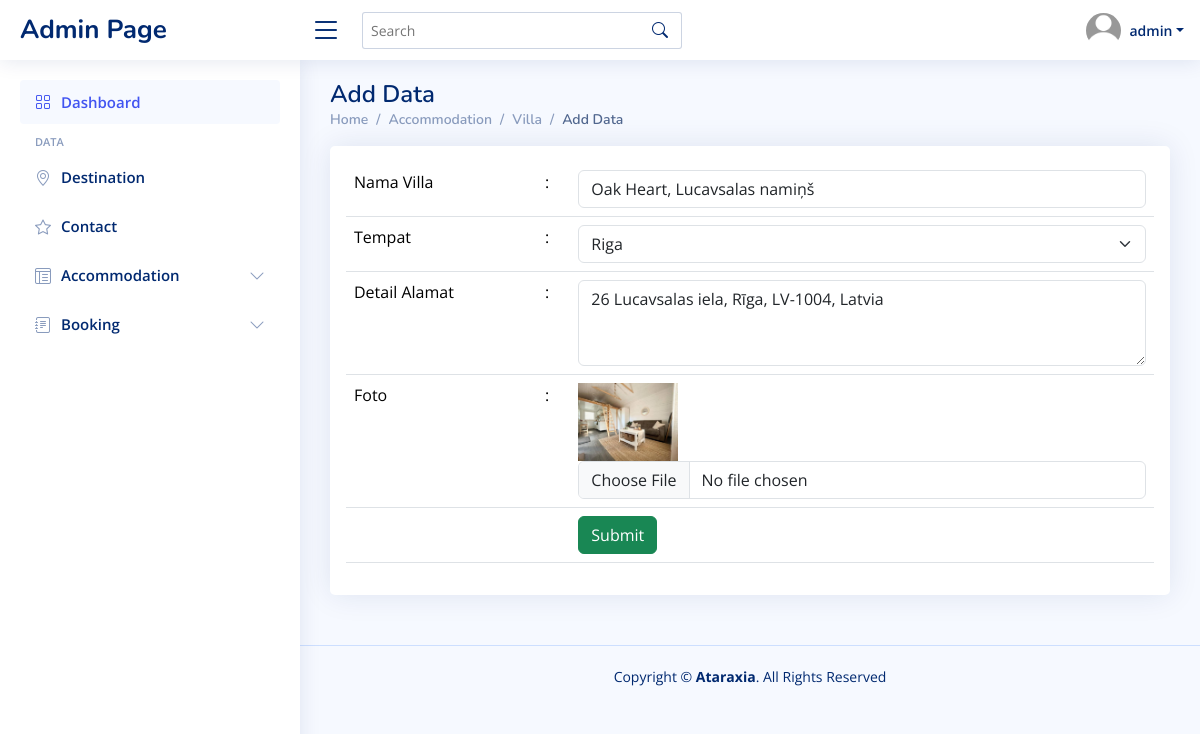
Page /admin-page/admin.php?page=villa/villa-ubah&id=1 (signed in) on the committed database.
### tables this page shows
CREATE TABLE `villa` (
  `id_villa` int(11) NOT NULL,
  `nama_villa` varchar(255) DEFAULT NULL,
  `id_destinasi` int(11) DEFAULT NULL,
  `detail_alamat` text DEFAULT NULL,
  `foto_villa` varchar(255) DEFAULT NULL
);

CREATE TABLE `destination` (
  `id_destinasi` int(11) NOT NULL,
  `kode_bandara` varchar(255) DEFAULT NULL,
  `destinasi` varchar(255) DEFAULT NULL,
  `negara` varchar(255) DEFAULT NULL,
  `benua` enum('Africa','America','Australia','Asia','Europe') DEFAULT NULL,
  `deskripsi` text DEFAULT NULL,
  `foto` varchar(255) DEFAULT NULL
);

### admin-page/villa/villa-ubah.php (the view, shortened to what this page needs)
<?php
$id = $_GET['id'];
$query = mysqli_query($koneksi, "SELECT * FROM villa WHERE id_villa=$id");
$data = mysqli_fetch_array($query);
?>
<div class="pagetitle">
    <h1>Add Data</h1>
    <nav>
        <ol class="breadcrumb">
            <li class="breadcrumb-item"><a href="index.html">Home</a></li>
            <li class="breadcrumb-item">Accommodation</li>
            <li class="breadcrumb-item">Villa</li>
            <li class="breadcrumb-item active">Add Data</li>
        </ol>
    </nav>
</div>
<div class="row">
    <div class="col-12">
        <div class="card">
            <div class="card-body p-3">
                <form action="" method="post" enctype="multipart/form-data">
                    <table class="table">
                        <tr>
                            <td>Nama Villa</td>
                            <td>:</td>
                            <td><input type="text" class="form-control" placeholder="Nama Villa" name="nama_villa" value="<?php echo $data['nama_villa']; ?>"></td>
                        </tr>
                        <tr>
                            <td>Tempat</td>
                            <td>:</td>
                            <td>
                                <select class="form-select" aria-label="Default select example" name="id_destinasi">
                                    <?php
                                    $d = mysqli_query($koneksi, "SELECT*FROM destination");
                                    while ($destinasi = mysqli_fetch_array($d)) {
                                        ?>
                                    <option value="<?php echo $destinasi['id_destinasi']; ?>" <?php if ($data['id_destinasi'] == $destinasi['id_destinasi']) echo 'selected'; ?>><?php echo $destinasi['destinasi']; ?></option>
                                    <?php
                                    }
                                    ?>
                                </select>
                            </td>
                        </tr>
                        <tr>
                            <td>Detail Alamat</td>
                            <td>:</td>
                            <td>
                                <textarea name="detail_alamat" id="" rows="3" class="form-control"><?php echo $data['detail_alamat']; ?></textarea>
                            </td>
                        </tr>
                        <tr>
                            <td>Foto</td>
                            <td>:</td>
                            <td>
                                <img src="../gambar/villa/<?php echo $data['foto_villa']; ?>" alt="" width="100">
                                <input type="file" name="foto" id="" class="form-control">
                            </td>
                        </tr>
                        <tr>
                            <td></td>
                            <td></td>
                            <td>
                                <button type="submit" class="btn btn-success" name="bsimpan">Submit</button>
                            </td>
                        </tr>
                    </table>
                </form>
            </div>
        </div>
    </div>
</div>

### admin-page/assets/css/style.css (style rules this page uses)
:root { scroll-behavior: smooth; }
body { font-family: "Open Sans", sans-serif; background: #f6f9ff; color: #444444; }
a { color: #4154f1; text-decoration: none; }
h1, h2, h3, h4, h5, h6 { font-family: "Nunito", sans-serif; }
.pagetitle { margin-bottom: 10px; }
.pagetitle h1 { font-size: 24px; margin-bottom: 0; font-weight: 600; color: #012970; }
.card { margin-bottom: 30px; border: none; border-radius: 5px; box-shadow: 0px 0 30px rgba(1, 41, 112, 0.1); }
.card-body { padding: 0 20px 20px 20px; }
.breadcrumb { font-size: 14px; font-family: "Nunito", sans-serif; color: #899bbd; font-weight: 600; }
.breadcrumb a { color: #899bbd; transition: 0.3s; }
.breadcrumb .breadcrumb-item::before { color: #899bbd; }
.breadcrumb .active { color: #51678f; font-weight: 600; }

### rows in the picture
villa: nama_villa "Oak Heart, Lucavsalas namiņš", id_destinasi "Riga", detail_alamat "26 Lucavsalas iela, Rīga, LV-1004, Latvia", foto_villa (picture)

### other values in the picture
$_SESSION['user']['name'] "admin"
